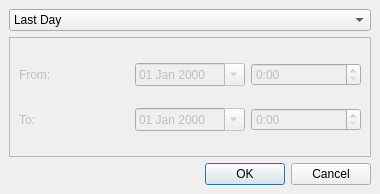
<?xml version="1.0" encoding="UTF-8"?>
<ui version="4.0">
 <class>QueryConfiguration</class>
 <widget class="QDialog" name="QueryConfiguration">
  <property name="geometry">
   <rect>
    <x>0</x>
    <y>0</y>
    <width>380</width>
    <height>194</height>
   </rect>
  </property>
  <property name="windowTitle">
   <string>Display</string>
  </property>
  <layout class="QGridLayout">
   <property name="margin">
    <number>9</number>
   </property>
   <property name="spacing">
    <number>6</number>
   </property>
   <item row="1" column="0">
    <widget class="QFrame" name="frame">
     <property name="enabled">
      <bool>false</bool>
     </property>
     <property name="minimumSize">
      <size>
       <width>220</width>
       <height>60</height>
      </size>
     </property>
     <property name="frameShape">
      <enum>QFrame::StyledPanel</enum>
     </property>
     <property name="frameShadow">
      <enum>QFrame::Raised</enum>
     </property>
     <layout class="QGridLayout">
      <property name="margin">
       <number>9</number>
      </property>
      <property name="spacing">
       <number>6</number>
      </property>
      <item row="1" column="1">
       <widget class="QDateEdit" name="dateStop">
        <property name="displayFormat">
         <string>dd MMM yyyy</string>
        </property>
        <property name="calendarPopup">
         <bool>true</bool>
        </property>
       </widget>
      </item>
      <item row="0" column="1">
       <widget class="QDateEdit" name="dateStart">
        <property name="minimumSize">
         <size>
          <width>80</width>
          <height>0</height>
         </size>
        </property>
        <property name="displayFormat">
         <string>dd MMM yyyy</string>
        </property>
        <property name="calendarPopup">
         <bool>true</bool>
        </property>
       </widget>
      </item>
      <item row="1" column="2">
       <widget class="QTimeEdit" name="timeStop">
        <property name="displayFormat">
         <string>h:mm</string>
        </property>
       </widget>
      </item>
      <item row="0" column="2">
       <widget class="QTimeEdit" name="timeStart">
        <property name="displayFormat">
         <string>h:mm </string>
        </property>
       </widget>
      </item>
      <item row="0" column="0">
       <widget class="QLabel" name="label">
        <property name="text">
         <string>From:</string>
        </property>
       </widget>
      </item>
      <item row="1" column="0">
       <widget class="QLabel" name="label_2">
        <property name="text">
         <string>To:</string>
        </property>
       </widget>
      </item>
     </layout>
    </widget>
   </item>
   <item row="2" column="0">
    <widget class="QDialogButtonBox" name="buttonBox">
     <property name="orientation">
      <enum>Qt::Horizontal</enum>
     </property>
     <property name="standardButtons">
      <set>QDialogButtonBox::Cancel|QDialogButtonBox::Ok</set>
     </property>
    </widget>
   </item>
   <item row="0" column="0">
    <widget class="QComboBox" name="comboPeriod">
     <item>
      <property name="text">
       <string>Last Day</string>
      </property>
     </item>
     <item>
      <property name="text">
       <string>Last Week</string>
      </property>
     </item>
     <item>
      <property name="text">
       <string>Last Month</string>
      </property>
     </item>
     <item>
      <property name="text">
       <string>Interval</string>
      </property>
     </item>
    </widget>
   </item>
  </layout>
 </widget>
 <resources/>
 <connections>
  <connection>
   <sender>buttonBox</sender>
   <signal>rejected()</signal>
   <receiver>QueryConfiguration</receiver>
   <slot>reject()</slot>
   <hints>
    <hint type="sourcelabel">
     <x>249</x>
     <y>134</y>
    </hint>
    <hint type="destinationlabel">
     <x>258</x>
     <y>148</y>
    </hint>
   </hints>
  </connection>
 </connections>
</ui>
